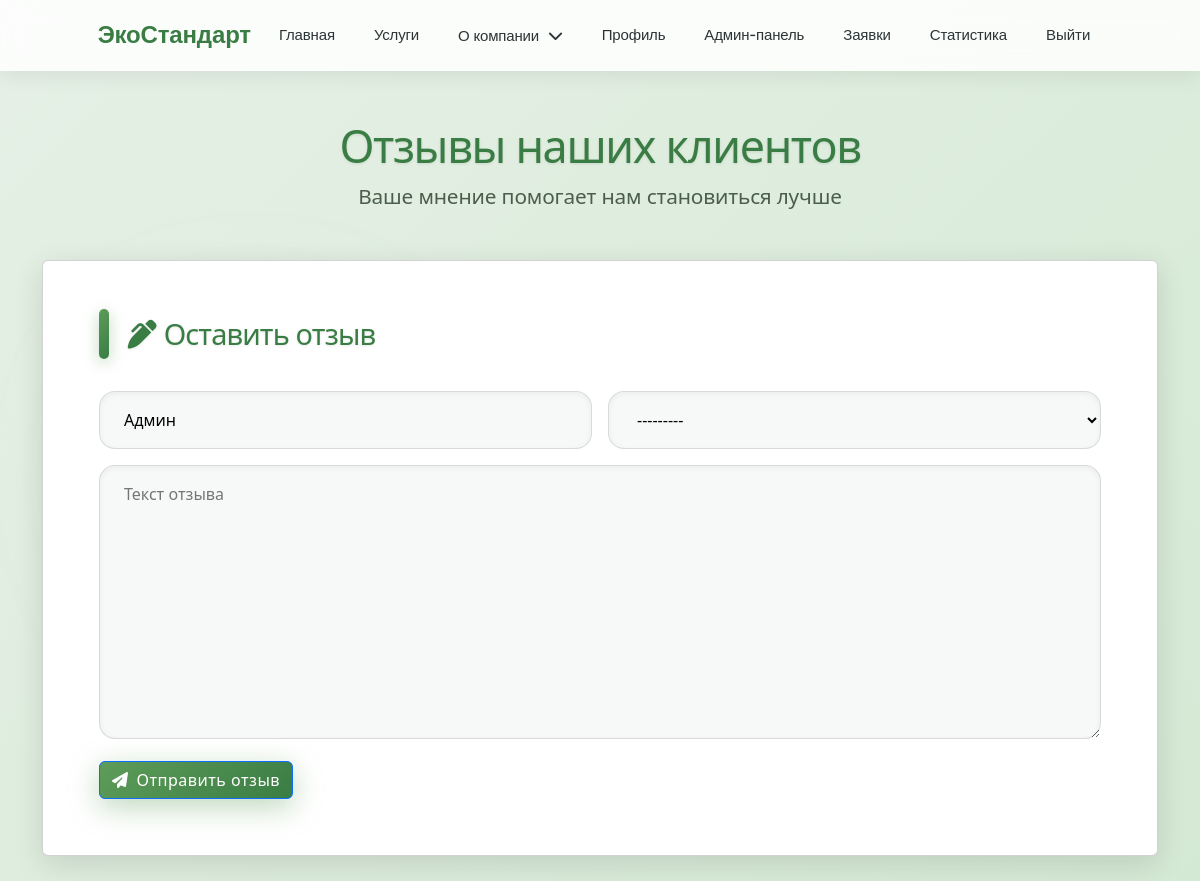
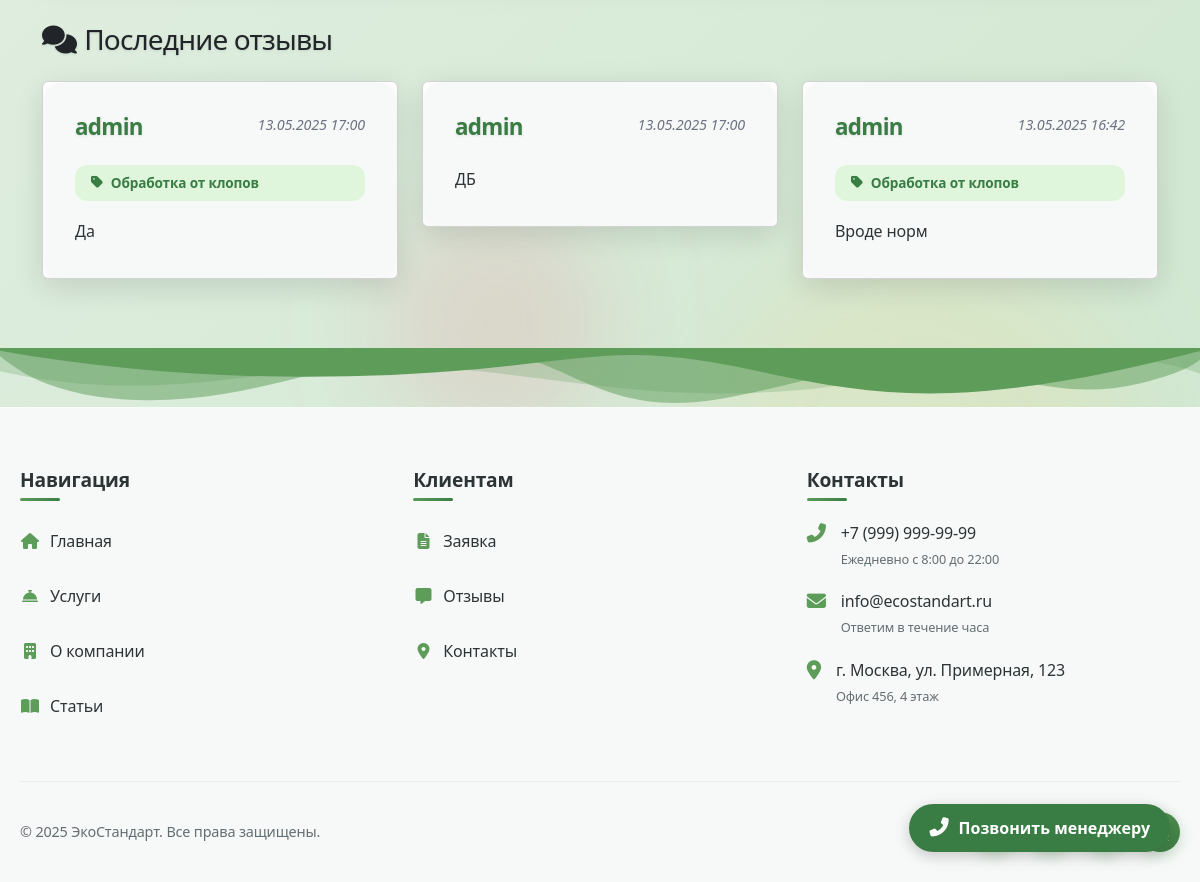
/accounts/reviews/ (signed in), run on the app's committed database (2 pictures, top to bottom).
### accounts/models.py (models this page shows, shortened)
class Review(models.Model):
    service = models.ForeignKey(Service, on_delete=models.CASCADE, null=True, blank=True, related_name='reviews')
    user = models.ForeignKey(User, on_delete=models.CASCADE, related_name='reviews')
    name = models.CharField(max_length=100, verbose_name="Имя")
    text = models.TextField(verbose_name="Текст отзыва")
    created_at = models.DateTimeField(auto_now_add=True, verbose_name="Дата создания")

class Service(models.Model):
    name = models.CharField(max_length=200)
    description = models.TextField()
    price_min = models.DecimalField(max_digits=10, decimal_places=2, verbose_name="Минимальная цена", default=0.00)
    price_max = models.DecimalField(max_digits=10, decimal_places=2, verbose_name="Максимальная цена", default=0.00)
    equipment_image = models.ImageField(upload_to='equipment/', blank=True, null=True)
    def __str__(self):
        return self.name

### accounts/views.py (the view)
# urls.py: path('reviews/', views.reviews, name='reviews'),
def reviews(request):
    services = Service.objects.all()
    reviews_list = Review.objects.order_by('-created_at')
    if request.method == 'POST':
        form = ReviewForm(request.POST)
        if form.is_valid():
            review = form.save(commit=False)
            if request.user.is_authenticated:
                review.user = request.user
                if not review.name:
                    review.name = request.user.username
            review.save()
            return redirect('reviews')
    else:
        initial = {}
        if request.user.is_authenticated:
            initial['name'] = request.user.get_full_name() or request.user.username
        form = ReviewForm(initial=initial)
    return render(request, 'accounts/reviews.html', {'reviews': reviews_list, 'form': form, 'services': services})

### accounts/forms.py
class ReviewForm(forms.ModelForm):
    class Meta:
        model = Review
        fields = ['service', 'name', 'text']

### templates/accounts/reviews.html (shortened to what this page needs)
{% load static %}
<!DOCTYPE html>
<html lang="ru">
<head>
    <link href="https://cdn.jsdelivr.net/npm/bootstrap@5.3.3/dist/css/bootstrap.min.css" rel="stylesheet" />
    <link rel="stylesheet" href="https://cdnjs.cloudflare.com/ajax/libs/font-awesome/6.4.2/css/all.min.css" />
</head>
<body>
    <div class="floating-shapes">
        <div class="shape shape-3"></div>
    </div>
    {% include 'includes/navbar.html' %}
    <div class="container">
        <div class="header-section">
            <h1>Отзывы наших клиентов</h1>
            <p>Ваше мнение помогает нам становиться лучше</p>
        </div>
        {% if user.is_authenticated %}
        <div class="card review-form-card">
            <div class="card-body">
                <h2 class="card-title"><i class="fas fa-pen-alt me-2"></i>Оставить отзыв</h2>
                <form method="post">
                    <div class="row g-3">
                        <div class="col-md-6">
                            <div class="form-floating">
                                {{ form.name }}
                            </div>
                        </div>
                        <div class="col-md-6">
                            <div class="form-floating">
                                {{ form.service }}
                            </div>
                        </div>
                        <div class="col-12">
                            <div class="form-floating">
                                {{ form.text }}
                            </div>
                        </div>
                        <div class="col-12">
                            <button type="submit" class="btn btn-primary">
                                <i class="fas fa-paper-plane me-2"></i>Отправить отзыв
                            </button>
                        </div>
                    </div>
                </form>
            </div>
        </div>
        {% endif %}
        <h2 class="h3 mb-4"><i class="fas fa-comments me-2"></i>Последние отзывы</h2>
        {% if reviews %}
            <div class="row g-4">
                {% for review in reviews %}
                    <div class="col-md-6 col-lg-4">
                        <div class="card review-card">
                            <div class="card-body">
                                <div class="d-flex justify-content-between align-items-start mb-3">
                                    <h3 class="card-title">{{ review.name }}</h3>
                                    <small class="review-date">{{ review.created_at|date:"d.m.Y H:i" }}</small>
                                </div>
                                {% if review.service %}
                                    <span class="service-badge mb-3">
                                        <i class="fas fa-tag"></i>{{ review.service.name }}
                                    </span>
                                {% endif %}
                                <p class="card-text">{{ review.text }}</p>
                            </div>
                        </div>
                    </div>
                {% endfor %}
            </div>
        {% else %}
            <div class="empty-reviews">
                <i class="fas fa-comment-slash mb-3"></i>
                <h3>Пока нет отзывов</h3>
                <p>Будьте первым, кто оставит отзыв о нашей работе!</p>
            </div>
        {% endif %}
    </div>
    {% include 'includes/footer.html' %}
    {% include 'includes/call_manager_button.html' %}
</body>
</html>

### templates/accounts/reviews.html (style rules this page uses)
:root { --primary: #5D9C59; --primary-light: #DFF6DD; --primary-dark: #3A7D44; --primary-gradient: linear-gradient(135deg, #5D9C59 0%, #3A7D44 100%); --accent: #FFD166; --accent-gradient: linear-gradient(135deg, #FFD166 0%, #F9A825 100%); --danger: #EF476F; --danger-gradient: linear-gradient(135deg, #EF476F 0%, #D63031 100%); --dark: #2D3436; --light: #F7F9F9; --glass-bg: rgba(255, 255, 255, 0.9); --glass-border: rgba(255, 255, 255, 0.3); --shadow-sm: 0 2px 12px rgba(0, 0, 0, 0.1); --shadow-md: 0 6px 25px rgba(0, 0, 0, 0.15); --shadow-lg: 0 12px 40px rgba(0, 0, 0, 0.2); --shadow-xl: 0 20px 60px rgba(0, 0, 0, 0.25); --blur: blur(15px); }
body { font-family: 'Inter', -apple-system, BlinkMacSystemFont, sans-serif; background: linear-gradient(135deg, #E6F0E6 0%, #CDE6CD 100%); color: var(--dark); line-height: 1.6; letter-spacing: -0.01em; overflow-x: hidden; min-height: 100vh; display: flex; flex-direction: column; }
.container { max-width: 1140px; padding: 3rem 15px; animation: fadeIn 0.7s ease forwards; flex-grow: 1; }
h1, h2, h3 { font-weight: 700; letter-spacing: -0.03em; color: var(--dark); text-shadow: 0 1px 3px rgba(0,0,0,0.1); }
.header-section { text-align: center; margin-bottom: 3rem; }
.header-section h1 { font-size: 2.8rem; margin-bottom: 0.5rem; color: var(--primary-dark); }
.header-section p { font-size: 1.3rem; color: #4B5D4B; max-width: 600px; margin: 0 auto; font-weight: 500; }
.card { border: none; border-radius: 24px; background: var(--glass-bg); backdrop-filter: var(--blur); box-shadow: var(--shadow-lg); border: 1px solid var(--glass-border); transition: all 0.4s cubic-bezier(0.175, 0.885, 0.32, 1.275); }
.review-form-card { margin-bottom: 3rem; padding: 2.5rem; }
.review-form-card .card-title { font-size: 1.8rem; position: relative; padding-left: 1.8rem; margin-bottom: 2.5rem; color: var(--primary-dark); }
.review-form-card .card-title::before { content: ''; position: absolute; left: 0; top: 50%; transform: translateY(-50%); width: 10px; height: 50px; background: var(--primary-gradient); border-radius: 6px; box-shadow: 0 4px 15px rgba(93, 156, 89, 0.4); }
#id_name, #id_service, #id_text { width: 100%; padding: 1rem 1.5rem; border-radius: 16px; border: 1.5px solid rgba(0, 0, 0, 0.12); background: var(--light); transition: all 0.3s ease; font-size: 1rem; font-weight: 500; box-shadow: inset 0 2px 6px rgba(0,0,0,0.05); }
#id_text { min-height: 140px; resize: vertical; }
.btn-primary { background: var(--primary-gradient); border: none; padding: 1rem 2.5rem; border-radius: 20px; font-weight: 700; letter-spacing: 0.03em; font-size: 1.1rem; box-shadow: 0 8px 30px rgba(93, 156, 89, 0.4); transition: all 0.3s cubic-bezier(0.175, 0.885, 0.32, 1.275); }
.review-card { height: 100%; animation: fadeIn 0.6s ease forwards; border-radius: 20px; overflow: hidden; }
.review-card .card-body { display: flex; flex-direction: column; padding: 2rem; background: var(--light); box-shadow: 0 4px 15px rgba(0,0,0,0.05); border-radius: 20px; transition: background 0.3s ease; }
.review-card .card-title { font-size: 1.4rem; font-weight: 700; margin-bottom: 0.5rem; color: var(--primary-dark); }
.review-card .card-text { flex-grow: 1; color: var(--dark); font-size: 1rem; line-height: 1.8; margin-bottom: 1rem; }
.review-date { color: #6B7280; font-size: 0.9rem; font-style: italic; }
.service-badge { background: var(--primary-light); color: var(--primary-dark); border-radius: 12px; padding: 0.5rem 1rem; font-size: 0.85rem; font-weight: 600; display: inline-flex; align-items: center; gap: 0.5rem; transition: all 0.3s ease; margin-bottom: 1rem; }
.floating-shapes { position: fixed; top: 0; left: 0; width: 100%; height: 100%; pointer-events: none; z-index: -1; overflow: hidden; }
.shape { position: absolute; border-radius: 50%; opacity: 0.12; filter: blur(45px); mix-blend-mode: multiply; }
.shape-3 { width: 220px; height: 220px; background: var(--danger); top: 62%; left: 32%; animation: float 14s ease-in-out infinite 2s; }
@media (max-width: 1200px) { .container { max-width: 960px; } }

### data on the page
Review: name "admin", created_at "13.05.2025 17:00", service.name "Обработка от клопов", text "Да"
Review: name "admin", created_at "13.05.2025 17:00", text "ДБ"
Review: name "admin", created_at "13.05.2025 16:42", service.name "Обработка от клопов", text "Вроде норм"
